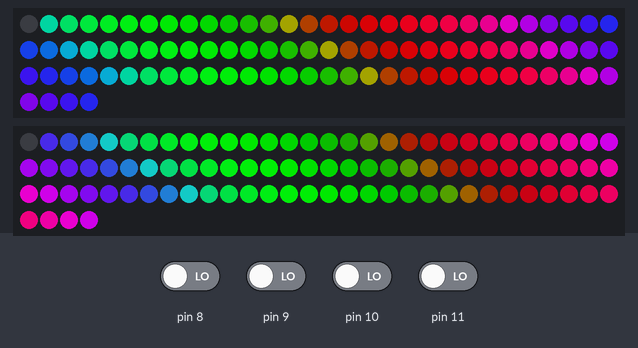
The sketch below on a simulated Arduino Uno, built with avr-gcc and run on an emulated ATmega328P. Parts: 2 × 94 RGB LEDs in strip order, left to right, continuing on the next row. The inputs (shaded band) are chosen by the test bench; at power-on: pin 8–11 LOW. The strip is taken to match the declared colour order.

Above: at 1.48 s.
1.5 s: pin 9 driven HIGH
At 1.63 s:
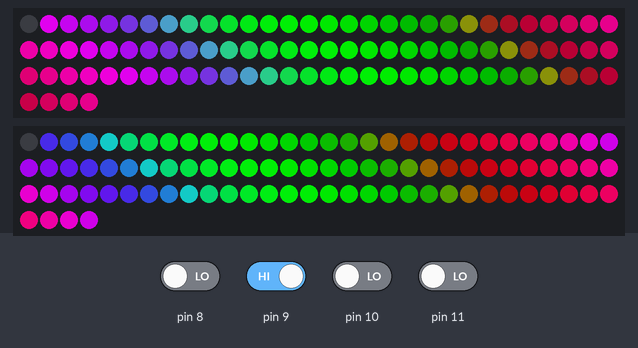
3.5 s: pin 10 driven HIGH
At 3.5 s:
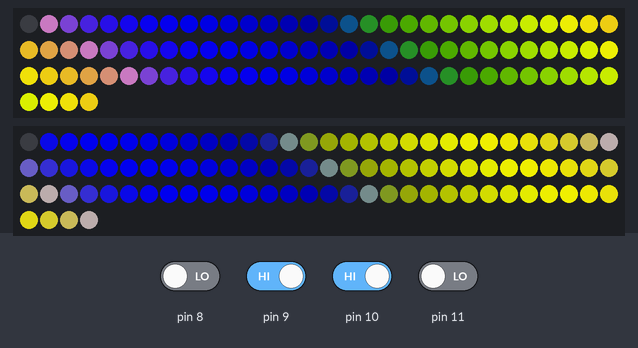
5.5 s: pin 11 driven HIGH
At 5.53 s:
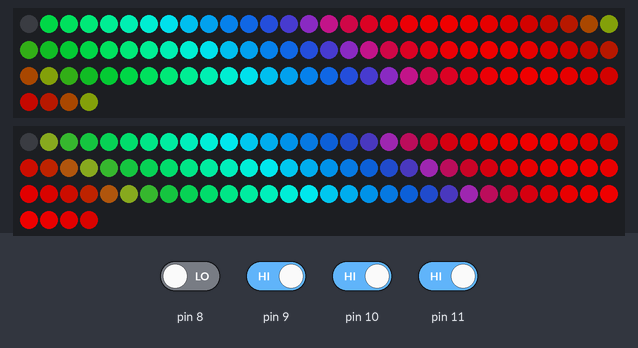
7.5 s: pin 11 driven LOW
9.6 s: pin 10 driven LOW
11.6 s: pin 9 driven LOW
At 13.65 s:
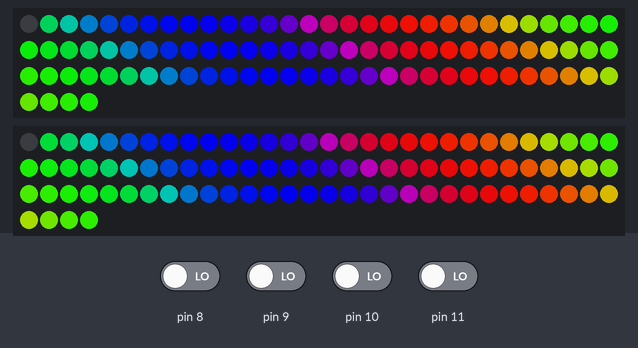

Measured:
- after the input at 11.6 s, the LEDs: first differ from a run without the input after 2.0 s (image 4)

The sketch:

stairs_lighting.ino
```cpp
#include <Adafruit_NeoPixel.h>

// How many NeoPixels are attached to the Arduino?
#define NUMPIXELS      94

#define sint(X) pix.gamma8(pix.sine8(X))


class StairFlight {
  char sensorPinA, sensorPinB;
  long int sensetime;
  char sense_dir;
  Adafruit_NeoPixel pix;

  public:
  StairFlight(char pixPin, char bottomPin, char topPin) {
    // Sensor setup
    pinMode(bottomPin, INPUT);
    pinMode(topPin, INPUT);
    sensorPinA = topPin;
    sensorPinB = bottomPin;
    pix = Adafruit_NeoPixel(NUMPIXELS, pixPin, NEO_RGB + NEO_KHZ800);
    sensetime = 0;

    pix.begin();
  }

  void loop() {
    long int time_sinse_sense = millis() - sensetime;

    if ((digitalRead(sensorPinA) || digitalRead(sensorPinB)) && time_sinse_sense > 2000) {
      sensetime = millis();
      sense_dir = 0;
      if (digitalRead(sensorPinA)) {
        sense_dir = 1;
      }
    }

    unsigned long t = millis();
    t = sin((double)t / 10000) * 8000 + 16000;


    for(int i=0;i<NUMPIXELS;i++){
      int pixnum = i;
      float brightness = 0.05;

     // if ( abs((sense_dir?i:(NUMPIXELS-i)) - time_sinse_sense / 50) < 3) {
        brightness = 0.8;
     // }

      // pixels.Color takes RGB values, from 0,0,0 up to 255,255,255
      //pix.setPixelColor(i, digitalRead(sensorPinA)?20:(digitalRead(sensorPinB)?16384:0));
      pix.setPixelColor(NUMPIXELS-i, pix.Color(sint(t/3+pixnum*8)*brightness,sint(t/4+pixnum*8)*brightness,brightness*sint(t/5+pixnum*8)));
    }

    pix.show();
  }

};

StairFlight dpixels = StairFlight(6, 8, 9);
StairFlight upixels = StairFlight(7, 10, 11);


void setup() {
}


void loop() {

  upixels.loop();
  dpixels.loop();
}
```
